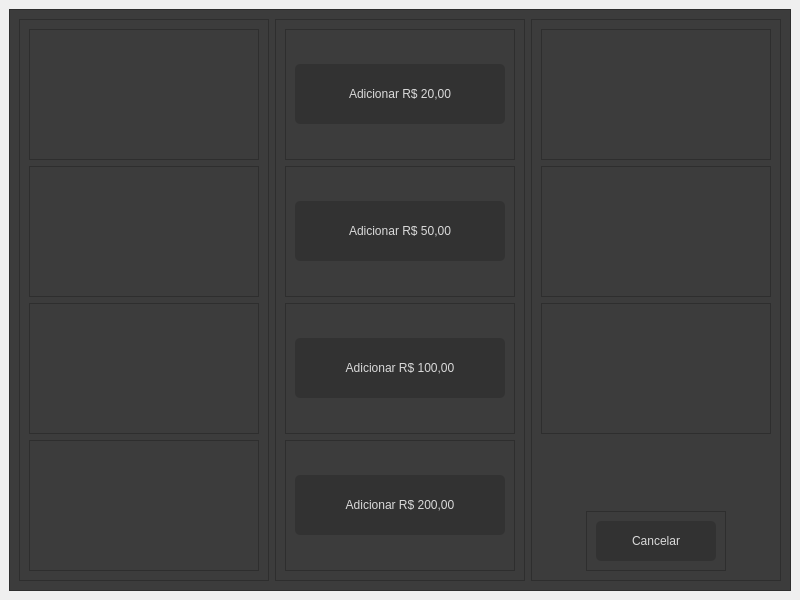
<?xml version="1.0" encoding="UTF-8"?>
<ui version="4.0">
 <class>MainWindow</class>
 <widget class="QMainWindow" name="MainWindow">
  <property name="geometry">
   <rect>
    <x>0</x>
    <y>0</y>
    <width>800</width>
    <height>600</height>
   </rect>
  </property>
  <property name="maximumSize">
   <size>
    <width>800</width>
    <height>600</height>
   </size>
  </property>
  <property name="windowTitle">
   <string>Adicionar Fundos</string>
  </property>
  <property name="toolTip">
   <string extracomment="Adicione fundos a sua conta"/>
  </property>
  <widget class="QWidget" name="centralwidget">
   <layout class="QVBoxLayout" name="verticalLayout">
    <item>
     <widget class="QFrame" name="frame">
      <property name="styleSheet">
       <string notr="true">font: 12pt &quot;MS Shell Dlg 2&quot;;
color: rgb(218, 218, 218);
background-color: rgb(60, 60, 60);</string>
      </property>
      <property name="frameShape">
       <enum>QFrame::StyledPanel</enum>
      </property>
      <property name="frameShadow">
       <enum>QFrame::Raised</enum>
      </property>
      <layout class="QHBoxLayout" name="horizontalLayout">
       <item>
        <widget class="QFrame" name="frame_2">
         <property name="frameShape">
          <enum>QFrame::StyledPanel</enum>
         </property>
         <property name="frameShadow">
          <enum>QFrame::Raised</enum>
         </property>
         <layout class="QVBoxLayout" name="verticalLayout_4">
          <item>
           <widget class="QFrame" name="frame_5">
            <property name="frameShape">
             <enum>QFrame::StyledPanel</enum>
            </property>
            <property name="frameShadow">
             <enum>QFrame::Raised</enum>
            </property>
           </widget>
          </item>
          <item>
           <widget class="QFrame" name="frame_6">
            <property name="frameShape">
             <enum>QFrame::StyledPanel</enum>
            </property>
            <property name="frameShadow">
             <enum>QFrame::Raised</enum>
            </property>
           </widget>
          </item>
          <item>
           <widget class="QFrame" name="frame_7">
            <property name="frameShape">
             <enum>QFrame::StyledPanel</enum>
            </property>
            <property name="frameShadow">
             <enum>QFrame::Raised</enum>
            </property>
           </widget>
          </item>
          <item>
           <widget class="QFrame" name="frame_8">
            <property name="frameShape">
             <enum>QFrame::StyledPanel</enum>
            </property>
            <property name="frameShadow">
             <enum>QFrame::Raised</enum>
            </property>
           </widget>
          </item>
         </layout>
        </widget>
       </item>
       <item>
        <widget class="QFrame" name="frame_3">
         <property name="frameShape">
          <enum>QFrame::StyledPanel</enum>
         </property>
         <property name="frameShadow">
          <enum>QFrame::Raised</enum>
         </property>
         <layout class="QVBoxLayout" name="verticalLayout_3">
          <item>
           <widget class="QFrame" name="frame_9">
            <property name="frameShape">
             <enum>QFrame::StyledPanel</enum>
            </property>
            <property name="frameShadow">
             <enum>QFrame::Raised</enum>
            </property>
            <layout class="QVBoxLayout" name="verticalLayout_8">
             <item>
              <widget class="QPushButton" name="adc_20">
               <property name="minimumSize">
                <size>
                 <width>0</width>
                 <height>60</height>
                </size>
               </property>
               <property name="styleSheet">
                <string notr="true">QPushButton {
    font: 15pt &quot;MS Shell Dlg 2&quot;;
    color: rgb(218, 218, 218);
    background-color: rgb(50, 50, 50);
    border-style: outset;
    border-width: 0px;
    border-color: beige;
    border-radius: 5px;
    padding: 6px;
}

QPushButton:hover {
    background-color: rgb(88, 88, 88); /* Cor de fundo quando o botão é destacado */
}

QPushButton:pressed {
    background-color: rgb(40, 40, 40); /* Cor de fundo quando o botão é pressionado */
}
</string>
               </property>
               <property name="text">
                <string>Adicionar R$ 20,00</string>
               </property>
              </widget>
             </item>
            </layout>
           </widget>
          </item>
          <item>
           <widget class="QFrame" name="frame_10">
            <property name="frameShape">
             <enum>QFrame::StyledPanel</enum>
            </property>
            <property name="frameShadow">
             <enum>QFrame::Raised</enum>
            </property>
            <layout class="QVBoxLayout" name="verticalLayout_7">
             <item>
              <widget class="QPushButton" name="adc_50">
               <property name="minimumSize">
                <size>
                 <width>0</width>
                 <height>60</height>
                </size>
               </property>
               <property name="styleSheet">
                <string notr="true">QPushButton {
    font: 15pt &quot;MS Shell Dlg 2&quot;;
    color: rgb(218, 218, 218);
    background-color: rgb(50, 50, 50);
    border-style: outset;
    border-width: 0px;
    border-color: beige;
    border-radius: 5px;
    padding: 6px;
}

QPushButton:hover {
    background-color: rgb(88, 88, 88); /* Cor de fundo quando o botão é destacado */
}

QPushButton:pressed {
    background-color: rgb(40, 40, 40); /* Cor de fundo quando o botão é pressionado */
}
</string>
               </property>
               <property name="text">
                <string>Adicionar R$ 50,00</string>
               </property>
              </widget>
             </item>
            </layout>
           </widget>
          </item>
          <item>
           <widget class="QFrame" name="frame_11">
            <property name="frameShape">
             <enum>QFrame::StyledPanel</enum>
            </property>
            <property name="frameShadow">
             <enum>QFrame::Raised</enum>
            </property>
            <layout class="QVBoxLayout" name="verticalLayout_6">
             <item>
              <widget class="QPushButton" name="adc_100">
               <property name="minimumSize">
                <size>
                 <width>0</width>
                 <height>60</height>
                </size>
               </property>
               <property name="styleSheet">
                <string notr="true">QPushButton {
    font: 15pt &quot;MS Shell Dlg 2&quot;;
    color: rgb(218, 218, 218);
    background-color: rgb(50, 50, 50);
    border-style: outset;
    border-width: 0px;
    border-color: beige;
    border-radius: 5px;
    padding: 6px;
}

QPushButton:hover {
    background-color: rgb(88, 88, 88); /* Cor de fundo quando o botão é destacado */
}

QPushButton:pressed {
    background-color: rgb(40, 40, 40); /* Cor de fundo quando o botão é pressionado */
}
</string>
               </property>
               <property name="text">
                <string>Adicionar R$ 100,00</string>
               </property>
              </widget>
             </item>
            </layout>
           </widget>
          </item>
          <item>
           <widget class="QFrame" name="frame_12">
            <property name="frameShape">
             <enum>QFrame::StyledPanel</enum>
            </property>
            <property name="frameShadow">
             <enum>QFrame::Raised</enum>
            </property>
            <layout class="QVBoxLayout" name="verticalLayout_5">
             <item>
              <widget class="QPushButton" name="adc_200">
               <property name="minimumSize">
                <size>
                 <width>0</width>
                 <height>60</height>
                </size>
               </property>
               <property name="styleSheet">
                <string notr="true">QPushButton {
    font: 15pt &quot;MS Shell Dlg 2&quot;;
    color: rgb(218, 218, 218);
    background-color: rgb(50, 50, 50);
    border-style: outset;
    border-width: 0px;
    border-color: beige;
    border-radius: 5px;
    padding: 6px;
}

QPushButton:hover {
    background-color: rgb(88, 88, 88); /* Cor de fundo quando o botão é destacado */
}

QPushButton:pressed {
    background-color: rgb(40, 40, 40); /* Cor de fundo quando o botão é pressionado */
}
</string>
               </property>
               <property name="text">
                <string>Adicionar R$ 200,00</string>
               </property>
              </widget>
             </item>
            </layout>
           </widget>
          </item>
         </layout>
        </widget>
       </item>
       <item>
        <widget class="QFrame" name="frame_4">
         <property name="frameShape">
          <enum>QFrame::StyledPanel</enum>
         </property>
         <property name="frameShadow">
          <enum>QFrame::Raised</enum>
         </property>
         <layout class="QVBoxLayout" name="verticalLayout_2">
          <item>
           <widget class="QFrame" name="frame_13">
            <property name="frameShape">
             <enum>QFrame::StyledPanel</enum>
            </property>
            <property name="frameShadow">
             <enum>QFrame::Raised</enum>
            </property>
           </widget>
          </item>
          <item>
           <widget class="QFrame" name="frame_14">
            <property name="frameShape">
             <enum>QFrame::StyledPanel</enum>
            </property>
            <property name="frameShadow">
             <enum>QFrame::Raised</enum>
            </property>
           </widget>
          </item>
          <item>
           <widget class="QFrame" name="frame_15">
            <property name="frameShape">
             <enum>QFrame::StyledPanel</enum>
            </property>
            <property name="frameShadow">
             <enum>QFrame::Raised</enum>
            </property>
           </widget>
          </item>
          <item alignment="Qt::AlignHCenter|Qt::AlignBottom">
           <widget class="QFrame" name="frame_16">
            <property name="frameShape">
             <enum>QFrame::StyledPanel</enum>
            </property>
            <property name="frameShadow">
             <enum>QFrame::Raised</enum>
            </property>
            <layout class="QVBoxLayout" name="verticalLayout_9">
             <item>
              <widget class="QPushButton" name="cancelar">
               <property name="minimumSize">
                <size>
                 <width>120</width>
                 <height>40</height>
                </size>
               </property>
               <property name="maximumSize">
                <size>
                 <width>120</width>
                 <height>16777215</height>
                </size>
               </property>
               <property name="styleSheet">
                <string notr="true">QPushButton {
    font: 15pt &quot;MS Shell Dlg 2&quot;;
    color: rgb(218, 218, 218);
    background-color: rgb(50, 50, 50);
    border-style: outset;
    border-width: 0px;
    border-color: beige;
    border-radius: 5px;
    padding: 6px;
}

QPushButton:hover {
    background-color: rgb(88, 88, 88); /* Cor de fundo quando o botão é destacado */
}

QPushButton:pressed {
    background-color: rgb(40, 40, 40); /* Cor de fundo quando o botão é pressionado */
}
</string>
               </property>
               <property name="text">
                <string>Cancelar</string>
               </property>
              </widget>
             </item>
            </layout>
           </widget>
          </item>
         </layout>
        </widget>
       </item>
      </layout>
     </widget>
    </item>
   </layout>
  </widget>
 </widget>
 <resources/>
 <connections/>
</ui>
